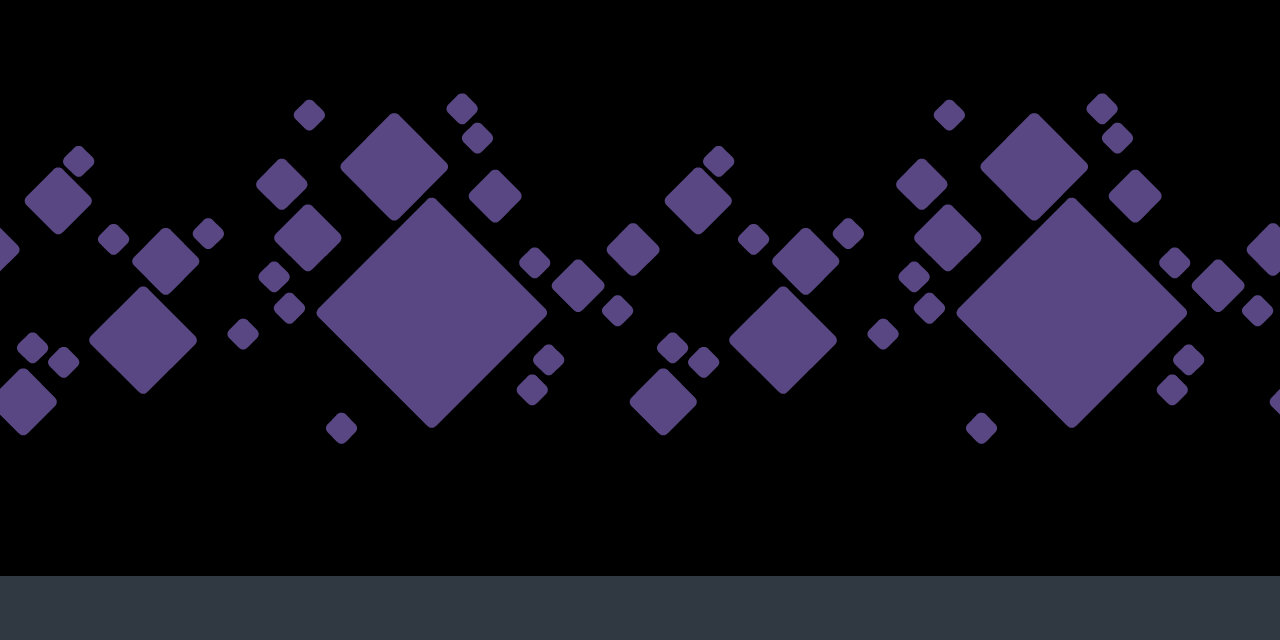

Rendered tile map (Tiled .tmx) drawn with the repository's tilesets; below, a short description and the map source with its tile grids summarised:
An orthogonal 20x10 tile map with 64x64 px tiles, 2 tile layers (BG, Tiles).

<map version="1.0" orientation="orthogonal" renderorder="right-down" width="20" height="10" tilewidth="64" tileheight="64" nextobjectid="1">
 <tileset firstgid="1" name="Platformer" tilewidth="640" tileheight="480" tilecount="28" columns="0">
  <tile id="0">
   <image width="64" height="50" source="../../assets/Tiles/Blue tiles/tileBlue_01.png" />
  </tile>
  <tile id="1">
   <image width="64" height="50" source="../../assets/Tiles/Blue tiles/tileBlue_02.png" />
  </tile>
  <tile id="2">
   <image width="64" height="64" source="../../assets/Tiles/Blue tiles/tileBlue_03.png" />
  </tile>
  <tile id="3">
   <image width="64" height="64" source="../../assets/Tiles/Blue tiles/tileBlue_04.png" />
  </tile>
  <tile id="4">
   <image width="64" height="64" source="../../assets/Tiles/Blue tiles/tileBlue_05.png" />
  </tile>
  <tile id="5">
   <image width="64" height="64" source="../../assets/Tiles/Blue tiles/tileBlue_06.png" />
  </tile>
  <tile id="6">
   <image width="64" height="64" source="../../assets/Tiles/Blue tiles/tileBlue_07.png" />
  </tile>
  <tile id="7">
   <image width="64" height="64" source="../../assets/Tiles/Blue tiles/tileBlue_08.png" />
  </tile>
  <tile id="8">
   <image width="64" height="64" source="../../assets/Tiles/Blue tiles/tileBlue_09.png" />
  </tile>
  <tile id="9">
   <image width="64" height="64" source="../../assets/Tiles/Blue tiles/tileBlue_10.png" />
  </tile>
  <tile id="10">
   <image width="64" height="64" source="../../assets/Tiles/Blue tiles/tileBlue_11.png" />
  </tile>
  <tile id="11">
   <image width="64" height="64" source="../../assets/Tiles/Blue tiles/tileBlue_12.png" />
  </tile>
  <tile id="12">
   <image width="64" height="64" source="../../assets/Tiles/Blue tiles/tileBlue_13.png" />
  </tile>
  <tile id="13">
   <image width="64" height="64" source="../../assets/Tiles/Blue tiles/tileBlue_14.png" />
  </tile>
  <tile id="14">
   <image width="64" height="64" source="../../assets/Tiles/Blue tiles/tileBlue_15.png" />
  </tile>
  <tile id="15">
   <image width="64" height="64" source="../../assets/Tiles/Blue tiles/tileBlue_16.png" />
  </tile>
  <tile id="16">
   <image width="64" height="64" source="../../assets/Tiles/Blue tiles/tileBlue_17.png" />
  </tile>
  <tile id="17">
   <image width="64" height="64" source="../../assets/Tiles/Blue tiles/tileBlue_18.png" />
  </tile>
  <tile id="18">
   <image width="64" height="64" source="../../assets/Tiles/Blue tiles/tileBlue_19.png" />
  </tile>
  <tile id="19">
   <image width="64" height="64" source="../../assets/Tiles/Blue tiles/tileBlue_20.png" />
  </tile>
  <tile id="20">
   <image width="64" height="64" source="../../assets/Tiles/Blue tiles/tileBlue_21.png" />
  </tile>
  <tile id="21">
   <image width="64" height="64" source="../../assets/Tiles/Blue tiles/tileBlue_22.png" />
  </tile>
  <tile id="22">
   <image width="64" height="64" source="../../assets/Tiles/Blue tiles/tileBlue_23.png" />
  </tile>
  <tile id="23">
   <image width="64" height="64" source="../../assets/Tiles/Blue tiles/tileBlue_24.png" />
  </tile>
  <tile id="24">
   <image width="64" height="64" source="../../assets/Tiles/Blue tiles/tileBlue_25.png" />
  </tile>
  <tile id="25">
   <image width="64" height="50" source="../../assets/Tiles/Blue tiles/tileBlue_26.png" />
  </tile>
  <tile id="26">
   <image width="64" height="50" source="../../assets/Tiles/Blue tiles/tileBlue_27.png" />
  </tile>
  <tile id="27">
   <image width="640" height="480" source="../../assets/Backgrounds/set2_tiles.png" />
  </tile>
 </tileset>
 <layer name="BG" width="20" height="10">
  <data>[200 cells, 2 non-empty, 1 distinct tile ids]</data>
 </layer>
 <layer name="Tiles" width="20" height="10">
  <data>[200 cells, 20 non-empty, 1 distinct tile ids]</data>
 </layer>
</map>
